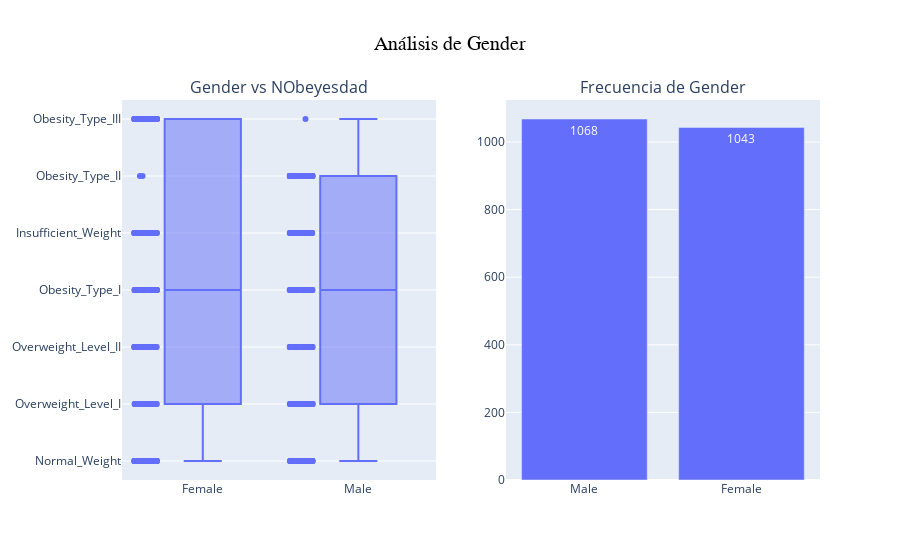
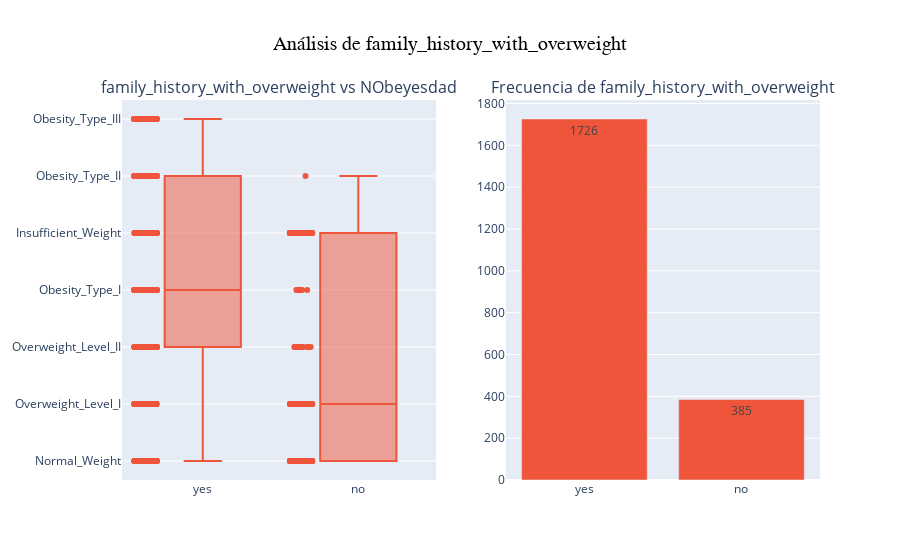
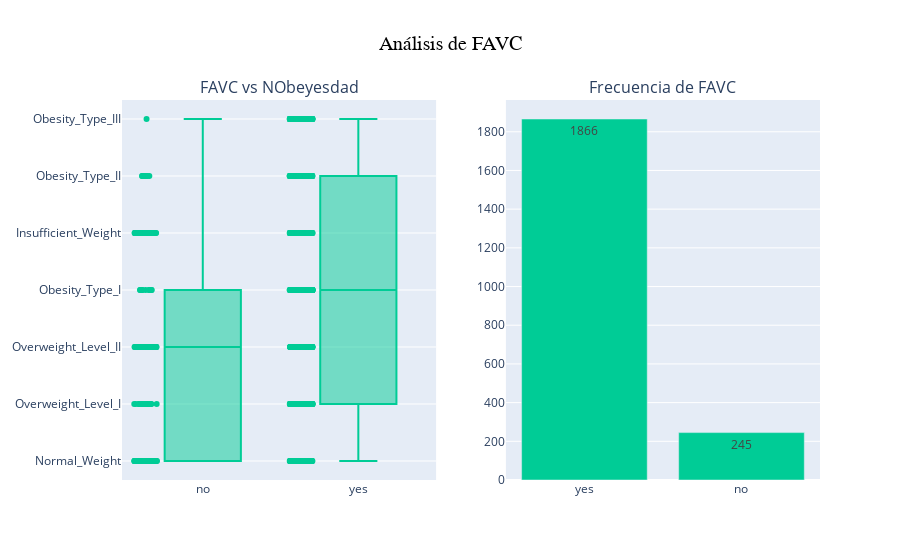

Here is the notebook cell these charts were saved with, in order:
### Markdown cell above
Ahora se procede a analizar el comportamiento de las variables categóricas respecto al target `NObeyesdad`:

### Code cell
for i, col in enumerate(categorical_cols):
    color = colors[i]

    counts = df_clasificacion[col].value_counts().reset_index()
    counts.columns = [col, "count"]

    fig = make_subplots(rows=1, cols=2, subplot_titles=(f"{col} vs NObeyesdad", f"Frecuencia de {col}"))

    fig_box = px.box(df_clasificacion, x=col, y="NObeyesdad", points="all", color_discrete_sequence=[color])
    for trace in fig_box.data: fig.add_trace(trace, row=1, col=1)

    fig_count = px.bar(counts, x=col, y="count", text="count", color_discrete_sequence=[color])
    for trace in fig_count.data:
        fig.add_trace(trace, row=1, col=2)

    fig.update_layout(title_text=f"Análisis de {col}", title_font=dict(size=20, family="Arial", color="black"), title_x=0.5, showlegend=False)

    fig.show()

### Figure 1 — Plotly figure (JSON) as saved in the notebook; plotly's stock layout.template omitted (floating-point values rounded to 4 significant figures; data arrays with more than 128 entries replaced by an {"elided": "..."} marker saying what was removed)
{"data": [{"alignmentgroup": "True", "boxpoints": "all", "hovertemplate": "Gender=%{x}<br>NObeyesdad=%{y}<extra></extra>", "legendgroup": "", "marker": {"color": "#636EFA"}, "name": "", "notched": false, "offsetgroup": "", "orientation": "v", "showlegend": false, "type": "box", "x": {"elided": "2111 str values"}, "x0": " ", "xaxis": "x", "y": {"elided": "2111 str values"}, "y0": " ", "yaxis": "y"}, {"hovertemplate": "Gender=%{x}<br>count=%{text}<extra></extra>", "legendgroup": "", "marker": {"color": "#636EFA", "pattern": {"shape": ""}}, "name": "", "orientation": "v", "showlegend": false, "text": [1068.0, 1043.0], "textposition": "auto", "type": "bar", "x": ["Male", "Female"], "xaxis": "x2", "y": [1068, 1043], "yaxis": "y2"}], "layout": {"annotations": [{"font": {"size": 16}, "showarrow": false, "text": "Gender vs NObeyesdad", "x": 0.225, "xanchor": "center", "xref": "paper", "y": 1, "yanchor": "bottom", "yref": "paper"}, {"font": {"size": 16}, "showarrow": false, "text": "Frecuencia de Gender", "x": 0.775, "xanchor": "center", "xref": "paper", "y": 1, "yanchor": "bottom", "yref": "paper"}], "showlegend": false, "title": {"font": {"color": "black", "family": "Arial", "size": 20}, "text": "Análisis de Gender", "x": 0.5}, "xaxis": {"anchor": "y", "domain": [0, 0.45]}, "xaxis2": {"anchor": "y2", "domain": [0.55, 1]}, "yaxis": {"anchor": "x", "domain": [0, 1]}, "yaxis2": {"anchor": "x2", "domain": [0, 1]}}}

### Figure 2 — Plotly figure (JSON) as saved in the notebook; plotly's stock layout.template omitted (floating-point values rounded to 4 significant figures; data arrays with more than 128 entries replaced by an {"elided": "..."} marker saying what was removed)
{"data": [{"alignmentgroup": "True", "boxpoints": "all", "hovertemplate": "family_history_with_overweight=%{x}<br>NObeyesdad=%{y}<extra></extra>", "legendgroup": "", "marker": {"color": "#EF553B"}, "name": "", "notched": false, "offsetgroup": "", "orientation": "v", "showlegend": false, "type": "box", "x": {"elided": "2111 str values"}, "x0": " ", "xaxis": "x", "y": {"elided": "2111 str values"}, "y0": " ", "yaxis": "y"}, {"hovertemplate": "family_history_with_overweight=%{x}<br>count=%{text}<extra></extra>", "legendgroup": "", "marker": {"color": "#EF553B", "pattern": {"shape": ""}}, "name": "", "orientation": "v", "showlegend": false, "text": [1726.0, 385.0], "textposition": "auto", "type": "bar", "x": ["yes", "no"], "xaxis": "x2", "y": [1726, 385], "yaxis": "y2"}], "layout": {"annotations": [{"font": {"size": 16}, "showarrow": false, "text": "family_history_with_overweight vs NObeyesdad", "x": 0.225, "xanchor": "center", "xref": "paper", "y": 1, "yanchor": "bottom", "yref": "paper"}, {"font": {"size": 16}, "showarrow": false, "text": "Frecuencia de family_history_with_overweight", "x": 0.775, "xanchor": "center", "xref": "paper", "y": 1, "yanchor": "bottom", "yref": "paper"}], "showlegend": false, "title": {"font": {"color": "black", "family": "Arial", "size": 20}, "text": "Análisis de family_history_with_overweight", "x": 0.5}, "xaxis": {"anchor": "y", "domain": [0, 0.45]}, "xaxis2": {"anchor": "y2", "domain": [0.55, 1]}, "yaxis": {"anchor": "x", "domain": [0, 1]}, "yaxis2": {"anchor": "x2", "domain": [0, 1]}}}

### Figure 3 — Plotly figure (JSON) as saved in the notebook; plotly's stock layout.template omitted (floating-point values rounded to 4 significant figures; data arrays with more than 128 entries replaced by an {"elided": "..."} marker saying what was removed)
{"data": [{"alignmentgroup": "True", "boxpoints": "all", "hovertemplate": "FAVC=%{x}<br>NObeyesdad=%{y}<extra></extra>", "legendgroup": "", "marker": {"color": "#00CC96"}, "name": "", "notched": false, "offsetgroup": "", "orientation": "v", "showlegend": false, "type": "box", "x": {"elided": "2111 str values"}, "x0": " ", "xaxis": "x", "y": {"elided": "2111 str values"}, "y0": " ", "yaxis": "y"}, {"hovertemplate": "FAVC=%{x}<br>count=%{text}<extra></extra>", "legendgroup": "", "marker": {"color": "#00CC96", "pattern": {"shape": ""}}, "name": "", "orientation": "v", "showlegend": false, "text": [1866.0, 245.0], "textposition": "auto", "type": "bar", "x": ["yes", "no"], "xaxis": "x2", "y": [1866, 245], "yaxis": "y2"}], "layout": {"annotations": [{"font": {"size": 16}, "showarrow": false, "text": "FAVC vs NObeyesdad", "x": 0.225, "xanchor": "center", "xref": "paper", "y": 1, "yanchor": "bottom", "yref": "paper"}, {"font": {"size": 16}, "showarrow": false, "text": "Frecuencia de FAVC", "x": 0.775, "xanchor": "center", "xref": "paper", "y": 1, "yanchor": "bottom", "yref": "paper"}], "showlegend": false, "title": {"font": {"color": "black", "family": "Arial", "size": 20}, "text": "Análisis de FAVC", "x": 0.5}, "xaxis": {"anchor": "y", "domain": [0, 0.45]}, "xaxis2": {"anchor": "y2", "domain": [0.55, 1]}, "yaxis": {"anchor": "x", "domain": [0, 1]}, "yaxis2": {"anchor": "x2", "domain": [0, 1]}}}
